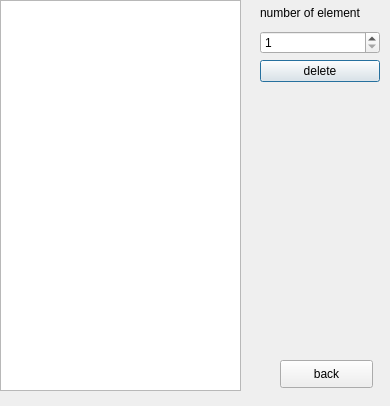
<?xml version="1.0" encoding="UTF-8"?>
<ui version="4.0">
 <class>Dialog</class>
 <widget class="QDialog" name="Dialog">
  <property name="geometry">
   <rect>
    <x>0</x>
    <y>0</y>
    <width>390</width>
    <height>406</height>
   </rect>
  </property>
  <property name="windowTitle">
   <string>Dialog</string>
  </property>
  <widget class="QWidget" name="layoutWidget">
   <property name="geometry">
    <rect>
     <x>260</x>
     <y>0</y>
     <width>120</width>
     <height>82</height>
    </rect>
   </property>
   <layout class="QVBoxLayout" name="verticalLayout_3">
    <item>
     <widget class="QLabel" name="label_4">
      <property name="text">
       <string>number of element</string>
      </property>
     </widget>
    </item>
    <item>
     <widget class="QSpinBox" name="spinBox_4">
      <property name="minimum">
       <number>1</number>
      </property>
     </widget>
    </item>
    <item>
     <widget class="QPushButton" name="pushButton_3">
      <property name="text">
       <string>delete</string>
      </property>
     </widget>
    </item>
   </layout>
  </widget>
  <widget class="QPushButton" name="pushButton">
   <property name="geometry">
    <rect>
     <x>280</x>
     <y>360</y>
     <width>93</width>
     <height>28</height>
    </rect>
   </property>
   <property name="text">
    <string>back</string>
   </property>
  </widget>
  <widget class="QWidget" name="layoutWidget_2">
   <property name="geometry">
    <rect>
     <x>0</x>
     <y>0</y>
     <width>241</width>
     <height>391</height>
    </rect>
   </property>
   <layout class="QVBoxLayout" name="verticalLayout_6">
    <item>
     <widget class="QTextBrowser" name="textBrowser"/>
    </item>
   </layout>
  </widget>
  <zorder>layoutWidget</zorder>
  <zorder>pushButton</zorder>
  <zorder>layoutWidget_2</zorder>
  <zorder>textBrowser</zorder>
  <zorder>spinBox_4</zorder>
 </widget>
 <resources/>
 <connections/>
</ui>
